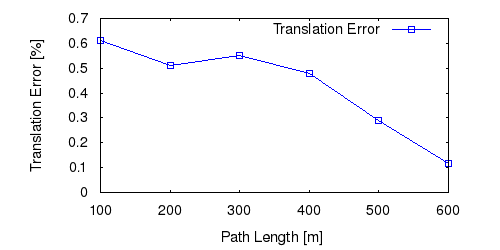

Write gnuplot code to recreate this figure.
set term postscript eps enhanced color
set output "18_tl.eps"
set size ratio 0.5
set yrange [0:*]
set xlabel "Path Length [m]"
set ylabel "Translation Error [%]"
plot "18_tl.txt" using 1:($2*100) title 'Translation Error' lc rgb "#0000FF" pt 4 w linespoints
